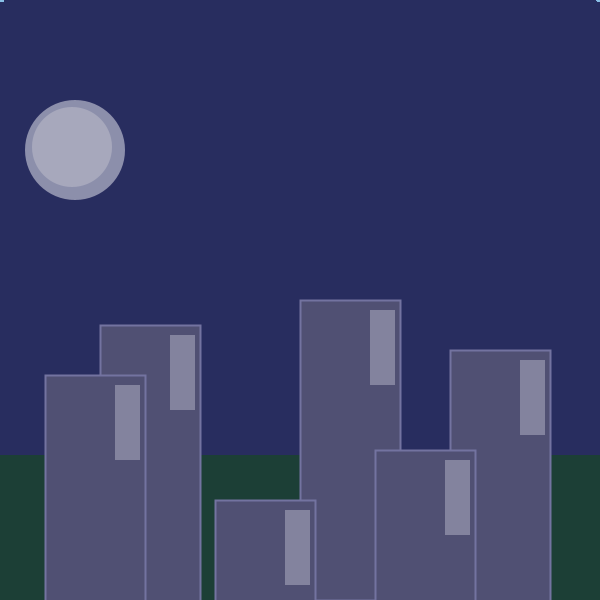
Frame 1 (no input)
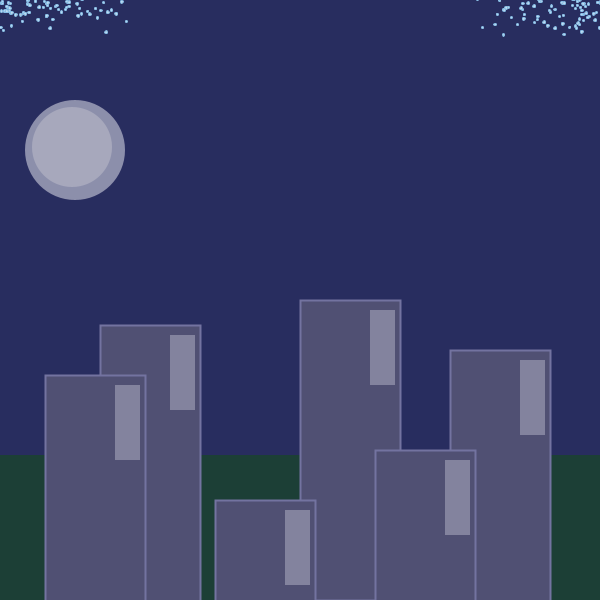
Frame 60 (the mouse pressed at the canvas centre just before this capture)
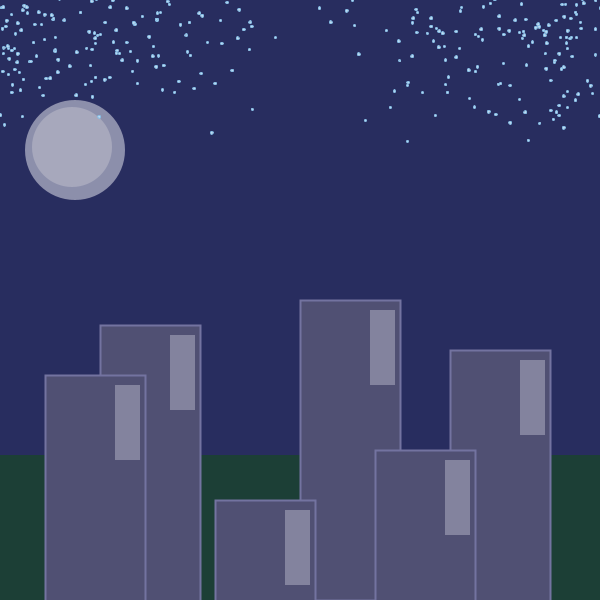
Frame 120 (the mouse held since frame 60 and released just before this capture)

The Processing sketch that drew these frames (run headless with seeded random() and noise(); from frame 60 on, the mouse is pressed at the canvas centre):

// Processing sketch: processing_13117
// ── processing_13117.pde

/*
Sam Wood
CSE 1341
due 10/6/10

Some code borrowed from Ira Greenberg and then altered
*/

int ballCount = 1500;
float[] x = new float[ballCount];
float[] y = new float[ballCount];
float[] speedX1 = new float[ballCount];
float[] speedX2 = new float[ballCount];
float[] speedY = new float[ballCount];
float[] gravity = new float[ballCount];
float[] damping = new float[ballCount];
float[] friction = new float[ballCount];
float[] radius = new float[ballCount];

void setup() {
  size(600, 600);
  
  // input variables
  for (int i=0; i<ballCount; i++) { 
    speedX1[i] = random(.1, 2.5);
    speedX2[i] = random(-2.5, -.1);
    speedY[i] = random(-2.0);
    gravity[i] = random(.001, .005);
    radius[i] = random(1, 1.5);
  }
}

// drawing the snowflakes, buildings, moon, and background landscape
void draw() {
  background(40, 45, 95);
  noStroke();
  smooth();
  fill(210, 210, 225, 150);
  ellipse(75, 150, 100, 100);
  fill(185, 185, 200, 150);
  ellipse(72, 147, 80, 80);
  fill(20, 75, 25, 150);
  rect(0, 455, 600, 300);
  stroke(115, 115, 160);
  strokeWeight(2);
  fill(80, 80, 115); 
  rect(100, 325, 100, 300);
  rect(45, 375, 100, 300);
  rect(300, 300, 100, 300);
  rect(215, 500, 100, 300);
  rect(450, 350, 100, 300); 
  rect(375, 450, 100, 300);
  fill(210, 210, 225, 100);
  noStroke();
  rect(170, 335, 25, 75);
  rect(115, 385, 25, 75);
  rect(370, 310, 25, 75);
  rect(285, 510, 25, 75);
  rect(520, 360, 25, 75); 
  rect(445, 460, 25, 75);
  stroke(135, 190, 230);//(0, 105, 185);
  strokeWeight(1);
  noSmooth();
  fill(195, 220, 240);//(0, 140, 255);  
  move();
  collide();
}

// making the snowflakes fall
void move() {
  for (int i=0; i<ballCount; i++) {
    x[i] += speedX1[i];
    speedY[i] += gravity[i];
    y[i] += speedY[i];

    pushMatrix();
    translate(x[i], y[i]);
    ellipse(0, 0, radius[i]*2, radius[i]*2);
    popMatrix();
  }
  
  for (int j=0; j<ballCount; j++) {
    x[j] += speedX2[j];
    speedY[j] += gravity[j];
    y[j] += speedY[j];

    pushMatrix();
    translate(x[j], y[j]);
    ellipse(600, 0, radius[j]*2, radius[j]*2);
    popMatrix();
  }
  
}

// making snowflakes come to rest on buildings
void collide() {
  for(int i=0; i<ballCount; i++) {
    if (x[i] > 45 && x[i] < 145 && y[i] > 374 && y[i] < 377) {
      speedY[i] *= 0;
      gravity[i] *= 0;
      speedX1[i] *= 0;
      speedX2[i] *= 0;
    } 
    if (x[i] > 100 && x[i] < 200 && y[i] > 323 && y[i] < 326) {
      speedY[i] *= 0;
      gravity[i] *= 0;
      speedX1[i] *= 0;
      speedX2[i] *= 0;
    }
    if (x[i] > 215 && x[i] < 315 && y[i] > 498 && y[i] < 501) {
      speedY[i] *= 0;
      gravity[i] *= 0;
      speedX1[i] *= 0;
      speedX2[i] *= 0;
    }
    if (x[i] > 300 && x[i] < 400 && y[i] > 298 && y[i] < 301) {
      speedY[i] *= 0;
      gravity[i] *= 0;
      speedX1[i] *= 0;
      speedX2[i] *= 0;
    }
    if (x[i] > 375 && x[i] < 475 && y[i] > 448 && y[i] < 451) {
      speedY[i] *= 0;
      gravity[i] *= 0;
      speedX1[i] *= 0;
      speedX2[i] *= 0;
    }
    if (x[i] > 450 && x[i] < 550 && y[i] > 348 && y[i] < 351) {
      speedY[i] *= 0;
      gravity[i] *= 0;
      speedX1[i] *= 0;
      speedX2[i] *= 0;
    }
  }
}
